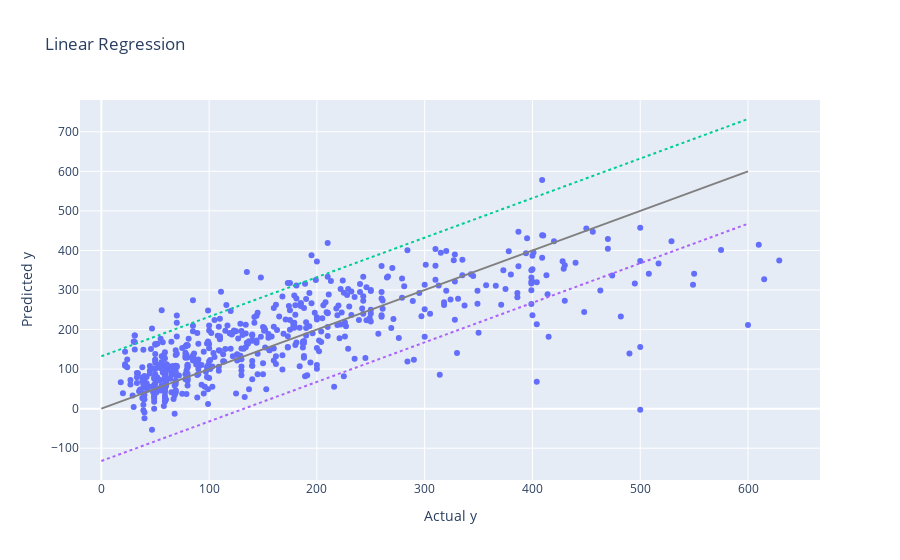
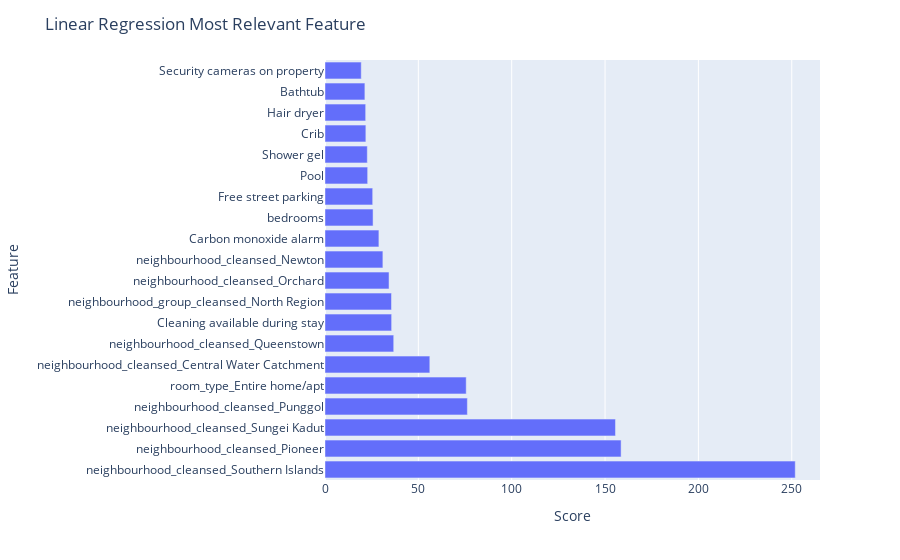
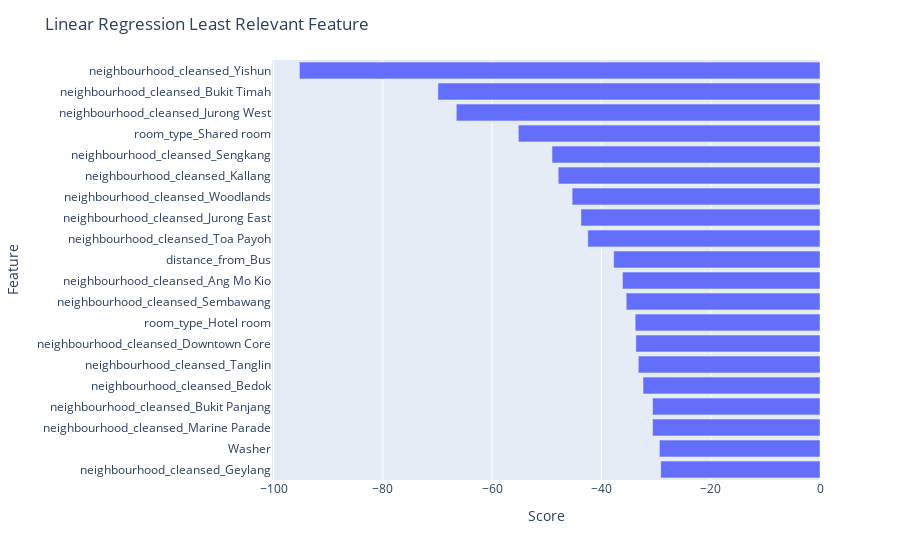

Notebook source saved alongside these figures, in order:
### Code cell
from sklearn.linear_model import LinearRegression

model = LinearRegression()

model.fit(X_train, y_train)

simulate(model, XXyy, 'Linear Regression')
feature_plot([col for col in X.columns], [model.coef_[i].round(5) for i in range(len(X.columns))], 'Linear Regression')

### Figure 1 — Plotly figure (JSON) as saved in the notebook; plotly's stock layout.template omitted (floating-point values rounded to 4 significant figures; data arrays with more than 128 entries replaced by an {"elided": "..."} marker saying what was removed)
{"data": [{"hovertemplate": "Actual y=%{x}<br>Predicted y=%{y}<extra></extra>", "legendgroup": "", "marker": {"color": "#636efa", "symbol": "circle"}, "mode": "markers", "name": "", "orientation": "v", "showlegend": false, "type": "scatter", "x": {"elided": "555 int values"}, "xaxis": "x", "y": {"elided": "555 float values"}, "yaxis": "y"}, {"line": {"color": "gray"}, "mode": "lines", "showlegend": false, "type": "scatter", "x": [0, 600], "y": [0, 600]}, {"line": {"dash": "dot"}, "mode": "lines", "showlegend": false, "type": "scatter", "x": [0, 600], "y": [132.4, 732.4]}, {"line": {"dash": "dot"}, "mode": "lines", "showlegend": false, "type": "scatter", "x": [0, 600], "y": [-132.4, 467.6]}], "layout": {"legend": {"tracegroupgap": 0}, "title": {"text": "Linear Regression"}, "xaxis": {"anchor": "y", "domain": [0, 1], "title": {"text": "Actual y"}}, "yaxis": {"anchor": "x", "domain": [0, 1], "title": {"text": "Predicted y"}}}}

### Figure 2 — Plotly figure (JSON) as saved in the notebook; plotly's stock layout.template omitted (floating-point values rounded to 4 significant figures)
{"data": [{"alignmentgroup": "True", "hovertemplate": "Score=%{x}<br>Feature=%{y}<extra></extra>", "legendgroup": "", "marker": {"color": "#636efa", "pattern": {"shape": ""}}, "name": "", "offsetgroup": "", "orientation": "h", "showlegend": false, "textposition": "auto", "type": "bar", "x": [251.9, 158.6, 155.6, 76.25, 75.63, 56.14, 36.81, 35.69, 35.62, 34.3, 31.0, 28.87, 25.74, 25.54, 22.85, 22.66, 21.89, 21.78, 21.36, 19.41], "xaxis": "x", "y": ["neighbourhood_cleansed_Southern Islands", "neighbourhood_cleansed_Pioneer", "neighbourhood_cleansed_Sungei Kadut", "neighbourhood_cleansed_Punggol", "room_type_Entire home/apt", "neighbourhood_cleansed_Central Water Catchment", "neighbourhood_cleansed_Queenstown", "Cleaning available during stay", "neighbourhood_group_cleansed_North Region", "neighbourhood_cleansed_Orchard", "neighbourhood_cleansed_Newton", "Carbon monoxide alarm", "bedrooms", "Free street parking", "Pool", "Shower gel", "Crib", "Hair dryer", "Bathtub", "Security cameras on property"], "yaxis": "y"}], "layout": {"barmode": "relative", "legend": {"tracegroupgap": 0}, "margin": {"t": 60}, "title": {"text": "Linear Regression Most Relevant Feature"}, "xaxis": {"anchor": "y", "domain": [0, 1], "title": {"text": "Score"}}, "yaxis": {"anchor": "x", "domain": [0, 1], "title": {"text": "Feature"}}}}

### Figure 3 — Plotly figure (JSON) as saved in the notebook; plotly's stock layout.template omitted (floating-point values rounded to 4 significant figures)
{"data": [{"alignmentgroup": "True", "hovertemplate": "Score=%{x}<br>Feature=%{y}<extra></extra>", "legendgroup": "", "marker": {"color": "#636efa", "pattern": {"shape": ""}}, "name": "", "offsetgroup": "", "orientation": "h", "showlegend": false, "textposition": "auto", "type": "bar", "x": [-29.14, -29.39, -30.65, -30.65, -32.39, -33.25, -33.7, -33.82, -35.46, -36.15, -37.76, -42.5, -43.75, -45.36, -47.91, -49.04, -55.2, -66.56, -69.92, -95.27], "xaxis": "x", "y": ["neighbourhood_cleansed_Geylang", "Washer", "neighbourhood_cleansed_Marine Parade", "neighbourhood_cleansed_Bukit Panjang", "neighbourhood_cleansed_Bedok", "neighbourhood_cleansed_Tanglin", "neighbourhood_cleansed_Downtown Core", "room_type_Hotel room", "neighbourhood_cleansed_Sembawang", "neighbourhood_cleansed_Ang Mo Kio", "distance_from_Bus", "neighbourhood_cleansed_Toa Payoh", "neighbourhood_cleansed_Jurong East", "neighbourhood_cleansed_Woodlands", "neighbourhood_cleansed_Kallang", "neighbourhood_cleansed_Sengkang", "room_type_Shared room", "neighbourhood_cleansed_Jurong West", "neighbourhood_cleansed_Bukit Timah", "neighbourhood_cleansed_Yishun"], "yaxis": "y"}], "layout": {"barmode": "relative", "legend": {"tracegroupgap": 0}, "margin": {"t": 60}, "title": {"text": "Linear Regression Least Relevant Feature"}, "xaxis": {"anchor": "y", "domain": [0, 1], "title": {"text": "Score"}}, "yaxis": {"anchor": "x", "domain": [0, 1], "title": {"text": "Feature"}}}}
